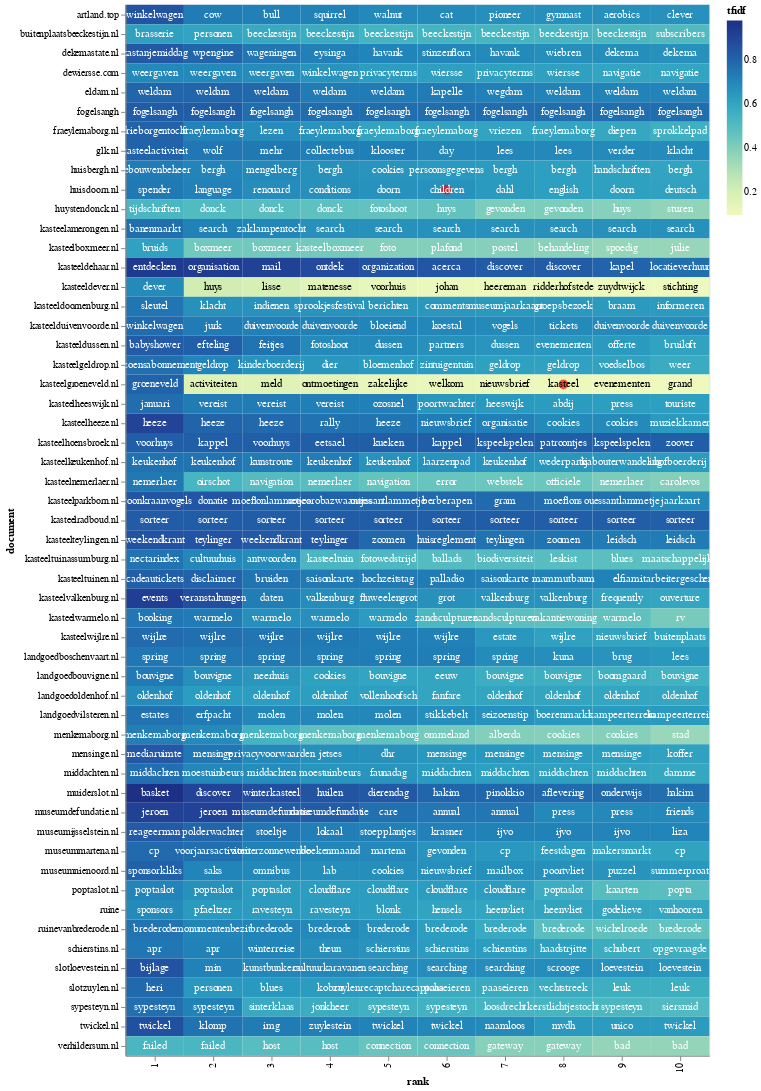

Write notebook code for a chart like this one.
### Code cell
import altair as alt

top_tfidf = tfidf_df.sort_values(by=['document','tfidf'], ascending=[True,False]).groupby(['document']).head(10)

# adding a little randomness to break ties in term ranking
top_tfidf_plusRand = top_tfidf.copy()
top_tfidf_plusRand['tfidf'] = top_tfidf_plusRand['tfidf'] + np.random.rand(top_tfidf.shape[0])*0.0001

# base for all visualizations, with rank calculation
base = alt.Chart(top_tfidf_plusRand).encode(
    x = 'rank:O',
    y = 'document:N'
).transform_window(
    rank = "rank()",
    sort = [alt.SortField("tfidf", order="descending")],
    groupby = ["document"],
)

# heatmap specification
heatmap = base.mark_rect().encode(
    color = 'tfidf:Q'
)

# red circle over terms in above list
circle = base.mark_circle(size=100).encode(
    color = alt.condition(
        alt.FieldOneOfPredicate(field='term', oneOf=term_list),
        alt.value('red'),
        alt.value('#FFFFFF00')
    )
)

# text labels, white for darker heatmap colors
text = base.mark_text(baseline='middle').encode(
    text = 'term:N',
    color = alt.condition(alt.datum.tfidf >= 0.23, alt.value('white'), alt.value('black'))
)

# display the three superimposed visualizations
(heatmap + circle + text).properties(width = 600)

### Figure 1 — Vega-Lite specification as saved in the notebook (floating-point values rounded to 4 significant figures; data arrays with more than 128 entries replaced by an {"elided": "..."} marker saying what was removed)
{"config": {"view": {"continuousWidth": 300, "continuousHeight": 300}}, "layer": [{"mark": {"type": "rect"}, "encoding": {"color": {"field": "tfidf", "type": "quantitative"}, "x": {"field": "rank", "type": "ordinal"}, "y": {"field": "document", "type": "nominal"}}, "transform": [{"window": [{"op": "rank", "field": "", "as": "rank"}], "groupby": ["document"], "sort": [{"field": "tfidf", "order": "descending"}]}]}, {"mark": {"type": "circle", "size": 100}, "encoding": {"color": {"condition": {"test": {"field": "term", "oneOf": ["kasteel", "huis", "children"]}, "value": "red"}, "value": "#FFFFFF00"}, "x": {"field": "rank", "type": "ordinal"}, "y": {"field": "document", "type": "nominal"}}, "transform": [{"window": [{"op": "rank", "field": "", "as": "rank"}], "groupby": ["document"], "sort": [{"field": "tfidf", "order": "descending"}]}]}, {"mark": {"type": "text", "baseline": "middle"}, "encoding": {"color": {"condition": {"test": "(datum.tfidf >= 0.23)", "value": "white"}, "value": "black"}, "text": {"field": "term", "type": "nominal"}, "x": {"field": "rank", "type": "ordinal"}, "y": {"field": "document", "type": "nominal"}}, "transform": [{"window": [{"op": "rank", "field": "", "as": "rank"}], "groupby": ["document"], "sort": [{"field": "tfidf", "order": "descending"}]}]}], "data": {"name": "data-e18ae0939eea75a3aa488fb64c0203c3"}, "width": 600, "$schema": "https://vega.github.io/schema/vega-lite/v5.20.1.json", "datasets": {"data-e18ae0939eea75a3aa488fb64c0203c3": {"elided": "540 records"}}}
